Frame 1 (no input): blank canvas, image omitted
Frame 60 (the mouse pressed at the canvas centre just before this capture): blank canvas, image omitted
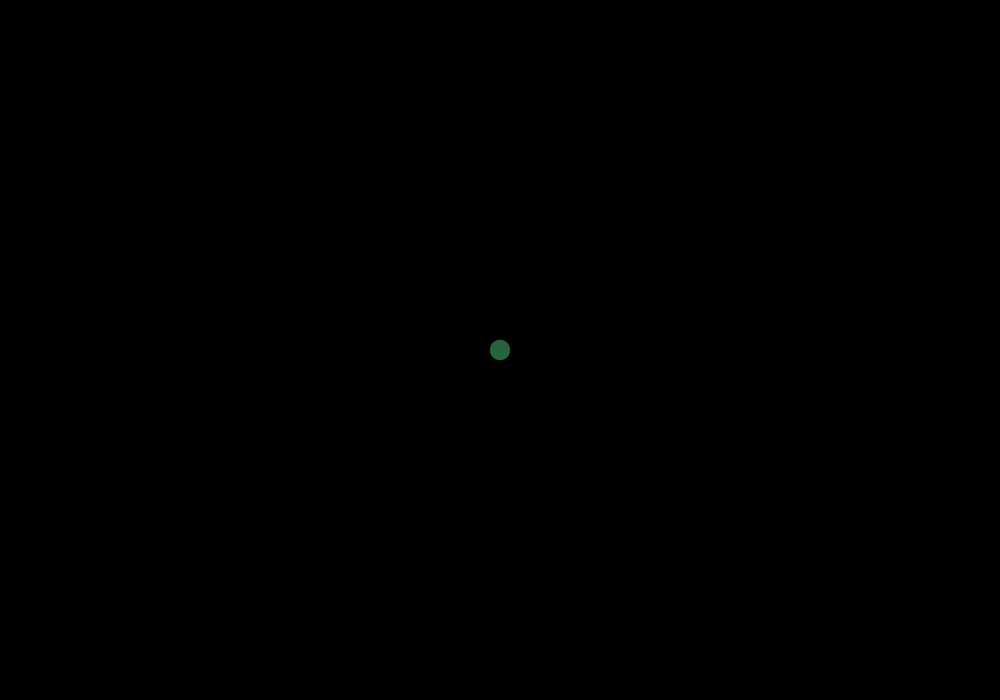
Frame 120 (the mouse held since frame 60 and released just before this capture)

The Processing sketch whose frames 1 and 60 were blank and that drew this single picture after the mouse press (run headless with seeded random() and noise(); from frame 60 on, the mouse is pressed at the canvas centre):

// Processing sketch: WobbleSwarm
// ── WobbleSwarm.pde
FloatList mass = new FloatList();
FloatList positionX = new FloatList();
FloatList positionY = new FloatList();
FloatList velocityX = new FloatList();
FloatList velocityY = new FloatList();

void setup() {
  size(1000, 700);
  noStroke();
  fill(100, 255, 150, 100);
}

void draw() {
  background(0);

  for (int particleA = 0; particleA < mass.size(); particleA++) {
    float accelerationX = 0, accelerationY = 0; 

    for (int particleB = 0; particleB < mass.size(); particleB++) {
      if (particleA != particleB) {
        float distanceX = positionX.get(particleB)-positionX.get(particleA);
        float distanceY = positionY.get(particleB)-positionY.get(particleA);

        float distance = sqrt(distanceX * distanceX + distanceY * distanceY); 
        if (distance < 1) {
          distance = 1;
        }

        float force = (distance - 320) * mass.get(particleB) / distance;
        accelerationX += force * distanceX;
        accelerationY += force * distanceY;
      }
    }
    velocityX.set(particleA, velocityX.get(particleA)* 0.99 + accelerationX * mass.get(particleA));
    velocityY.set(particleA, velocityY.get(particleA)* 0.99 + accelerationY * mass.get(particleA));
  }

  for (int particle = 0; particle < mass.size(); particle++) {
    positionX.set(particle, positionX.get(particle) + velocityX.get(particle));
    positionY.set(particle, positionY.get(particle) + velocityY.get(particle));

    circle(positionX.get(particle), positionY.get(particle), mass.get(particle)*1000);
  }
}

void addNewParticle() {
  mass.append(random(0.003, 0.03));
  positionX.append(mouseX);
  positionY.append(mouseY);
  velocityX.append(0);
  velocityY.append(0);
}

void mousePressed() {
  addNewParticle();
}

void mouseDragged() {
  addNewParticle();
}
